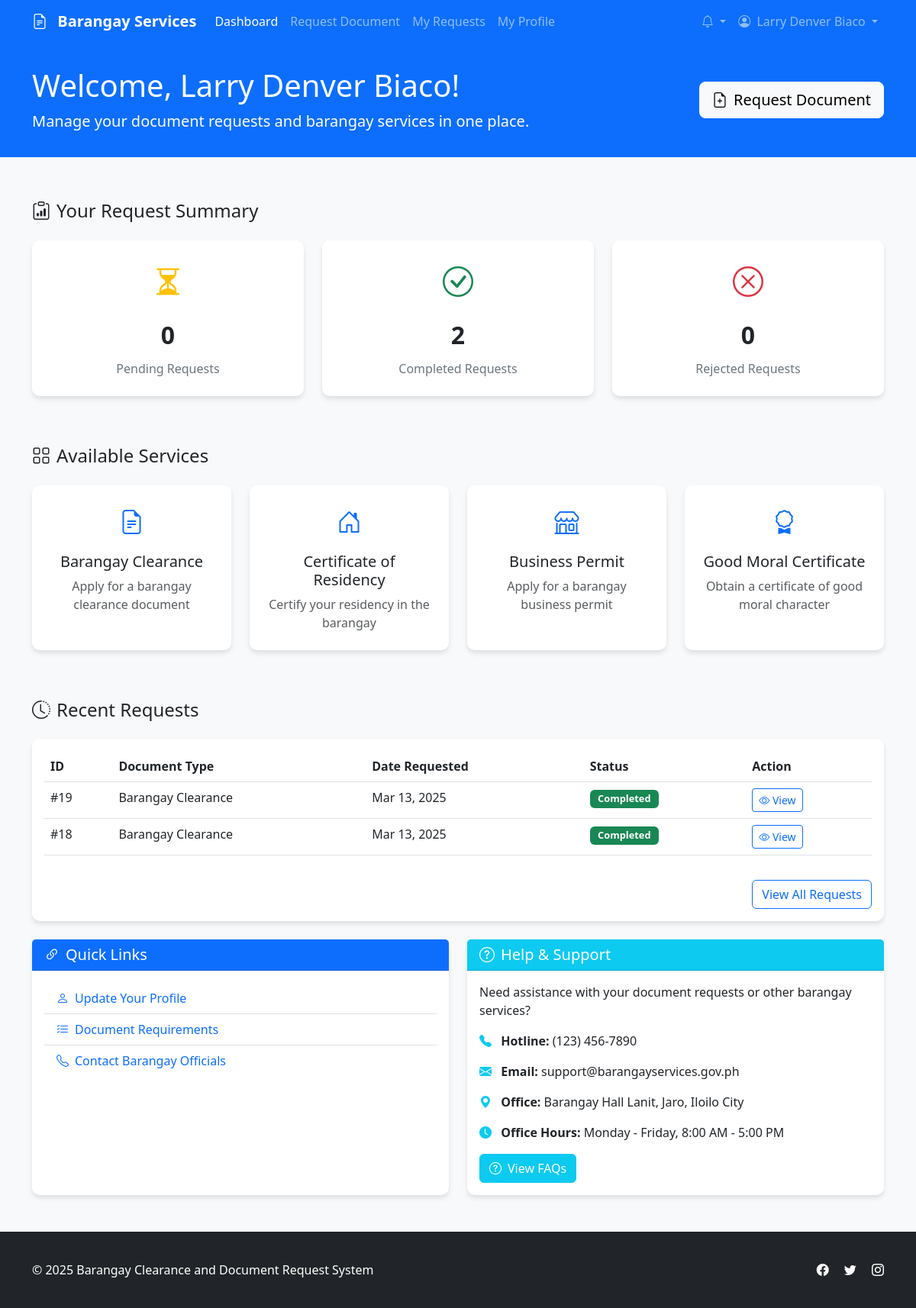
The page /User/view/dashboard.php (signed in) on the database as committed earlier.
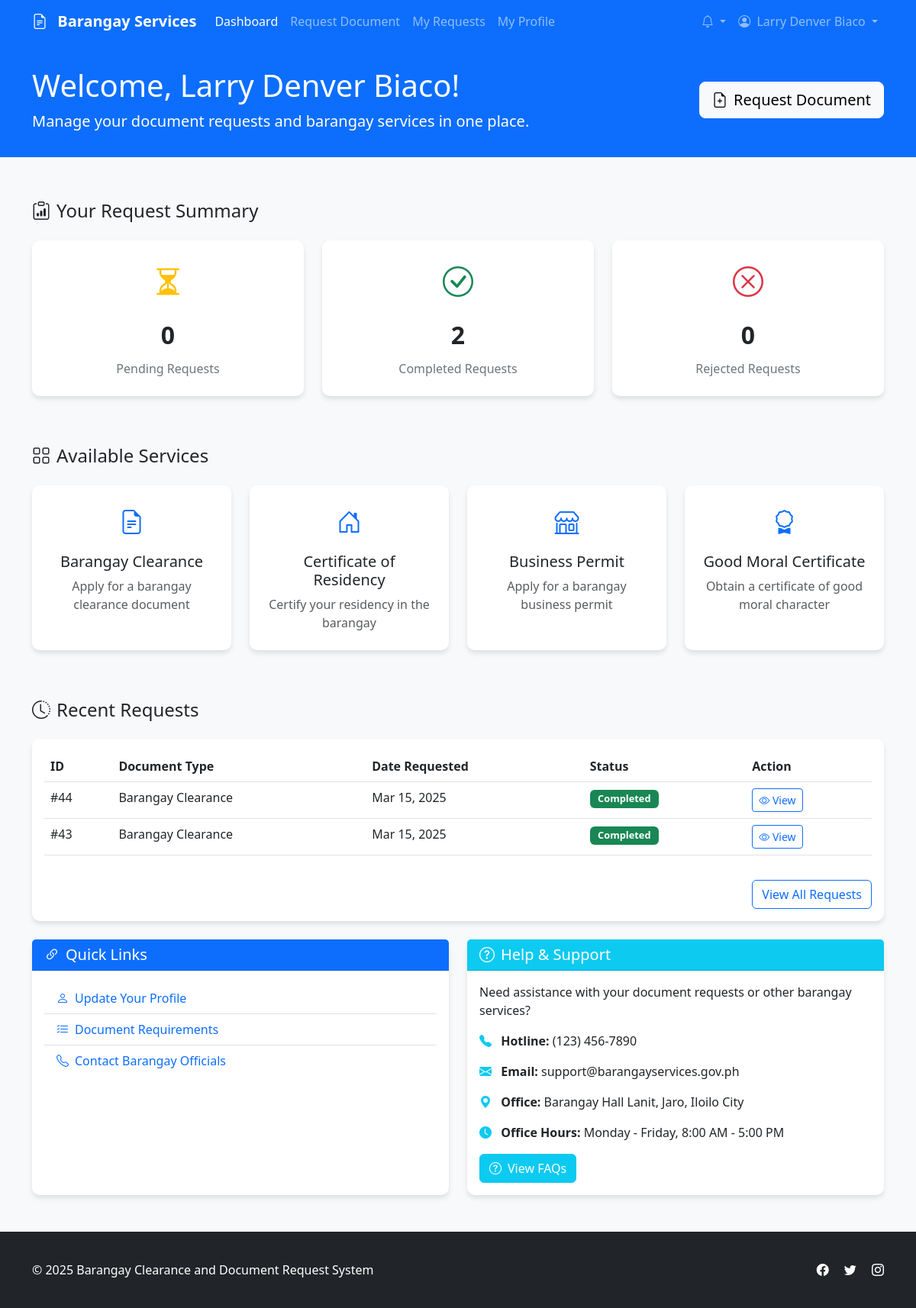
The same page on the database as committed later.
### tables this page shows
CREATE TABLE `requests` (
  `request_id` int(11) NOT NULL,
  `user_id` int(11) NOT NULL,
  `document_type` varchar(50) NOT NULL,
  `purpose` text NOT NULL,
  `urgent_request` tinyint(1) NOT NULL DEFAULT 0,
  `processing_fee` decimal(10,2) NOT NULL DEFAULT 0.00,
  `status` enum('pending','processing','ready','completed','rejected','cancelled') NOT NULL DEFAULT 'pending',
  `admin_remarks` text DEFAULT NULL,
  `created_at` timestamp NOT NULL DEFAULT current_timestamp(),
  `updated_at` timestamp NOT NULL DEFAULT current_timestamp() ON UPDATE current_timestamp(),
  `completed_at` timestamp NULL DEFAULT NULL,
  `payment_status` tinyint(1) NOT NULL DEFAULT 0,
  `admin_notes` text DEFAULT NULL,
  `payment_method` varchar(20) DEFAULT 'cash',
  `payment_reference` varchar(100) DEFAULT NULL,
  `payment_proof` varchar(255) DEFAULT NULL,
  `payment_notes` text DEFAULT NULL,
  `payment_date` datetime DEFAULT NULL
);

### backend/connections/database.php (called while the page is built, shortened)
<?php
class Database {
    private $host = "localhost";
    private $username = "root";
    private $password = "";
    private $database = "barangay_request_system";
    private $conn;
    public function __construct() {
        try {
            $this->conn = new PDO(
                "mysql:host={$this->host};dbname={$this->database}",
                $this->username,
                $this->password
            );
            $this->conn->setAttribute(PDO::ATTR_ERRMODE, PDO::ERRMODE_EXCEPTION);
        } catch(PDOException $e) {
            die("Connection failed: " . $e->getMessage());
        }
    }
    public function fetchAll($query, $params = []) {
        $stmt = $this->conn->prepare($query);
        $stmt->execute($params);
        return $stmt->fetchAll(PDO::FETCH_ASSOC);
    }
    public function closeConnection() {
        $this->conn = null;
    }
}
?>

### User/view/dashboard.php (the view, shortened to what the changed rows need)
<?php
require_once dirname(__DIR__, 2) . "/backend/connections/config.php";
require_once dirname(__DIR__, 2) . "/backend/connections/database.php";
$userId = $_SESSION['user_id'];
$userType = $_SESSION['user_type'];
$userName = isset($_SESSION['name']) ? $_SESSION['name'] : 'User';
$recentRequests = [];
try {
    $db = new Database();
    if ($userType == 'resident') {
        $recentSql = "SELECT request_id, document_type, status, created_at
                      FROM requests
                      WHERE user_id = ?
                      ORDER BY created_at DESC
                      LIMIT 5";
        $recentRequests = $db->fetchAll($recentSql, [$userId]);
    }
} catch (Exception $e) {
    error_log("Dashboard Error: " . $e->getMessage());
}
?>
<!DOCTYPE html>
<html lang="en">
<head>
    <link href="https://cdnjs.cloudflare.com/ajax/libs/bootstrap/5.3.0/css/bootstrap.min.css" rel="stylesheet">
    <link rel="stylesheet" href="https://cdnjs.cloudflare.com/ajax/libs/bootstrap-icons/1.10.5/font/bootstrap-icons.min.css">
    <link rel="stylesheet" href="User/css/index.css">
</head>
<body>
    <div class="content-wrapper">
        <section class="welcome-section">
            <div class="container">
                <div class="row align-items-center">
                    <div class="col-md-8">
                        <h1>Welcome, <?php echo htmlspecialchars($userName); ?>!</h1>
                    </div>
                </div>
            </div>
        </section>
        <div class="container py-4">
            <div class="card mb-4">
                <div class="card-body">
                    <div class="table-responsive">
                        <table class="table table-hover">
                            <thead>
                                <tr>
                                    <th>ID</th>
                                    <th>Document Type</th>
                                    <th>Date Requested</th>
                                    <th>Status</th>
                                    <th>Action</th>
                                </tr>
                            </thead>
                            <tbody>
                                <?php if (empty($recentRequests)): ?>
                                <tr>
                                    <td colspan="<?php echo $userType != 'resident' ? '6' : '5'; ?>" class="text-center">No requests found</td>
                                </tr>
                                <?php else: ?>
                                    <?php foreach ($recentRequests as $request): ?>
                                    <tr>
                                        <td>#<?php echo $request['request_id']; ?></td>
                                        <td>
                                            <?php
                                                $docType = ucwords(str_replace('_', ' ', $request['document_type']));
                                                echo $docType;
                                            ?>
                                        </td>
                                        <td><?php echo date('M d, Y', strtotime($request['created_at'])); ?></td>
                                        <td>
                                            <?php if ($request['status'] == 'pending'): ?>
                                            <span class="badge bg-warning status-badge">Pending</span>
                                            <?php elseif ($request['status'] == 'processing'): ?>
                                            <span class="badge bg-info status-badge">Processing</span>
                                            <?php elseif ($request['status'] == 'completed'): ?>
                                            <span class="badge bg-success status-badge">Completed</span>
                                            <?php elseif ($request['status'] == 'rejected'): ?>
                                            <span class="badge bg-danger status-badge">Rejected</span>
                                            <?php endif; ?>
                                        </td>
                                        <td>
                                            <a href="view-request.php?id=<?php echo $request['request_id']; ?>" class="btn btn-sm btn-outline-primary">
                                                <i class="bi bi-eye"></i> View
                                            </a>
                                        </td>
                                    </tr>
                                    <?php endforeach; ?>
                                <?php endif; ?>
                            </tbody>
                        </table>
                    </div>
                </div>
            </div>
        </div>
    </div>
</body>
</html>

Rows that differ between the two databases and show on the page:
removed requests: request_id "19", document_type "Barangay Clearance", created_at "Mar 13, 2025", status "Completed"
removed requests: request_id "18", document_type "Barangay Clearance", created_at "Mar 13, 2025", status "Completed"
added requests: request_id "44", document_type "Barangay Clearance", created_at "Mar 15, 2025", status "Completed"
added requests: request_id "43", document_type "Barangay Clearance", created_at "Mar 15, 2025", status "Completed"
